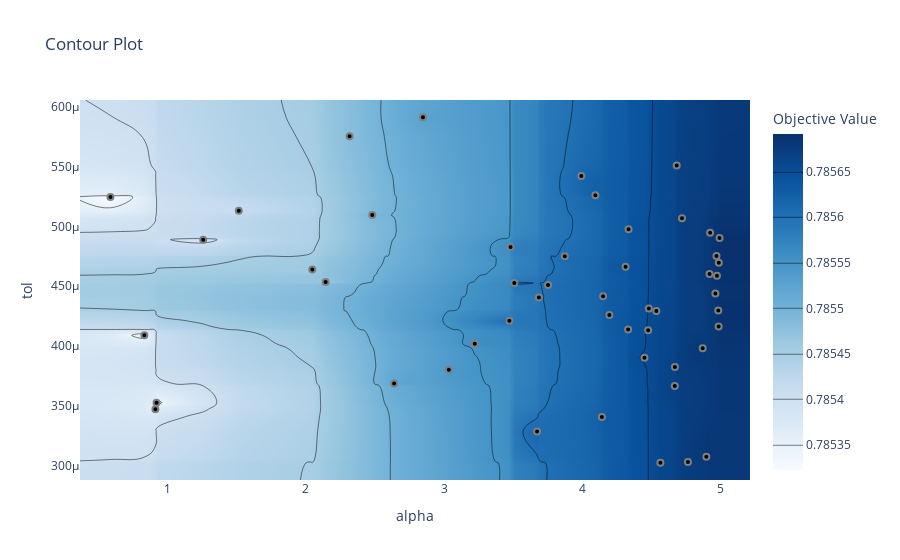

Notebook source saved alongside this figure:
### Code cell
optuna.visualization.plot_contour(study, params=["alpha","tol"])
